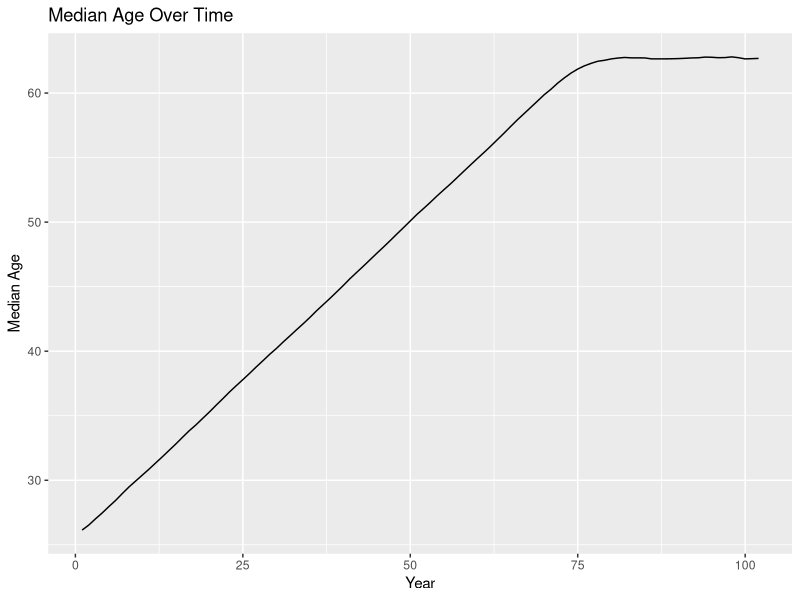
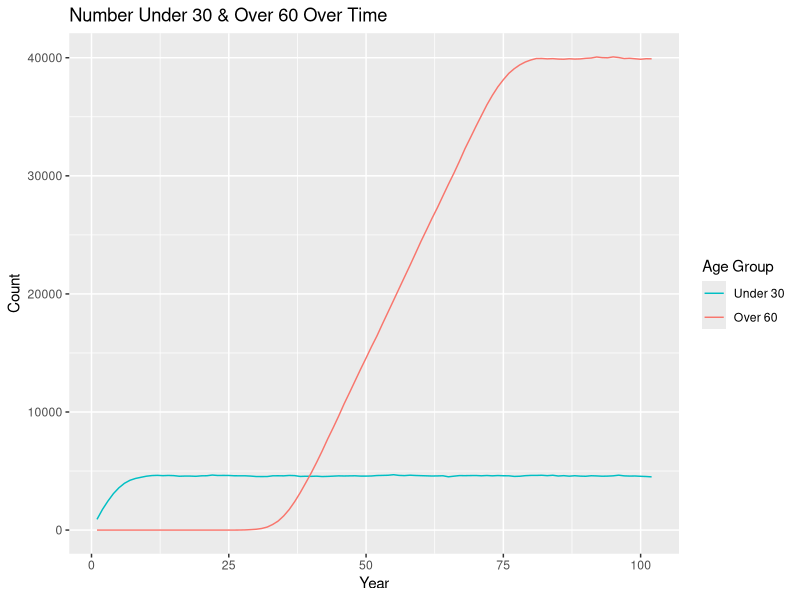
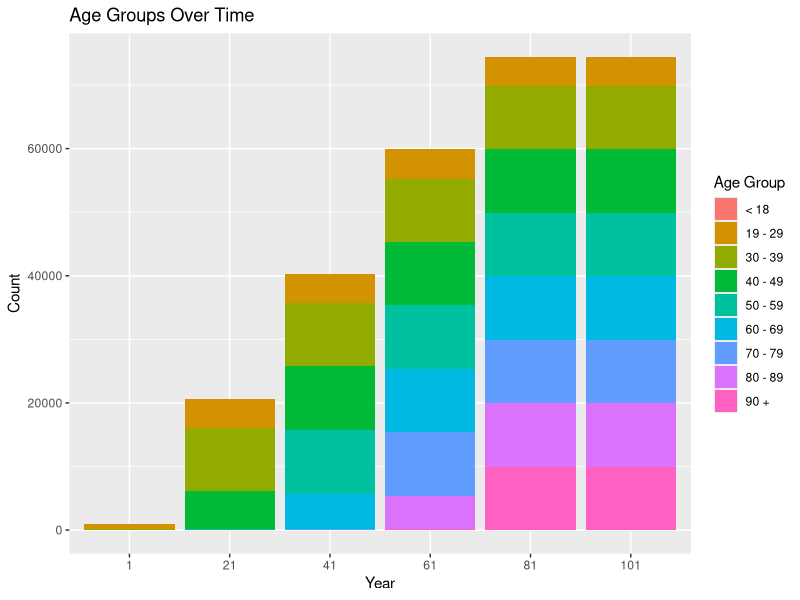
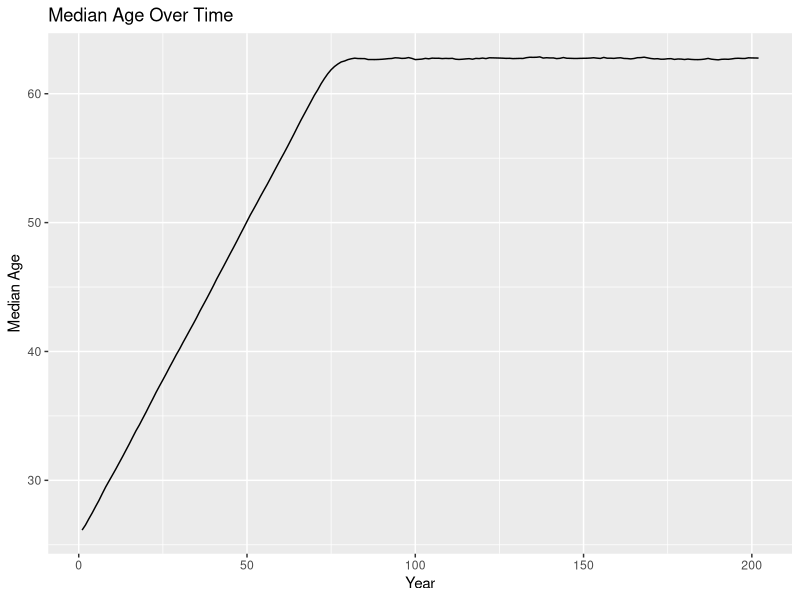
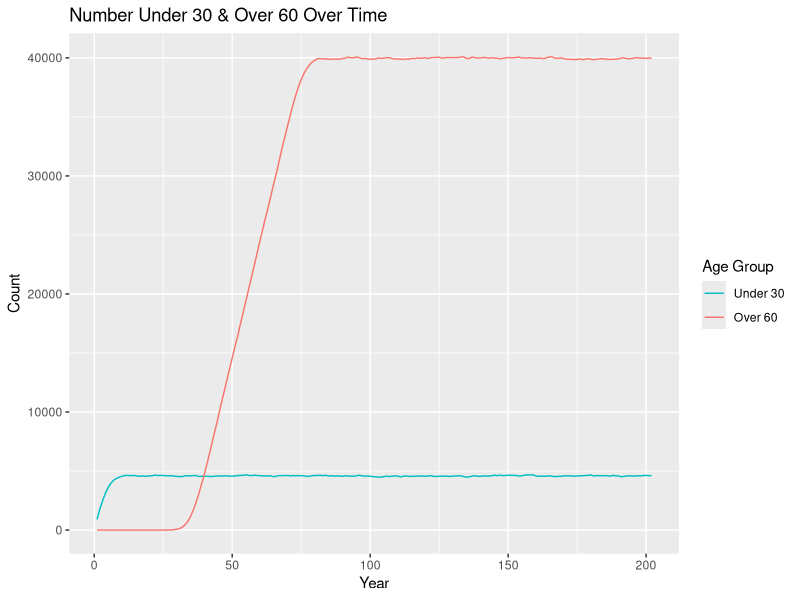
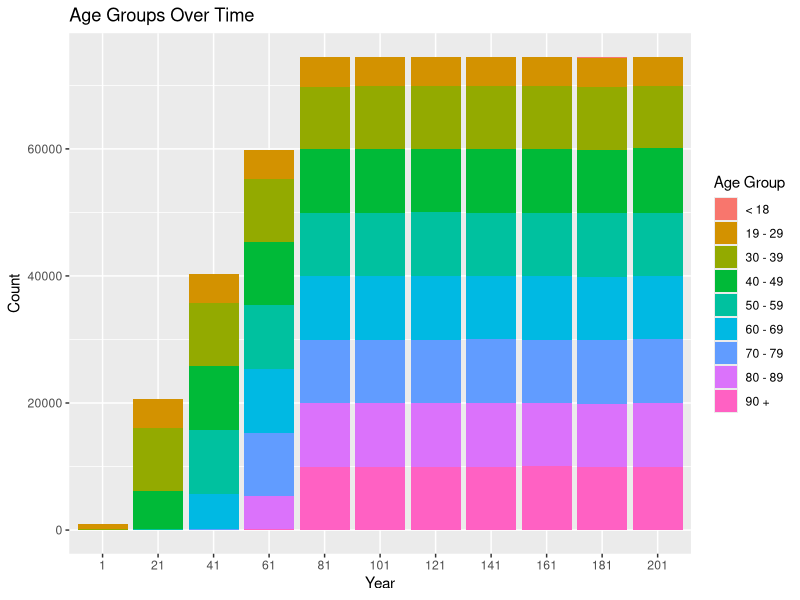

These charts were generated, in order, by the following R code:
## ---- chunk 1
knitr::opts_chunk$set(echo = TRUE)
## ---- chunk 2
library(tidyverse)
## ---- chunk 3
set.seed(12345)
## ---- chunk 4
population <- 
  rnorm(n = 1000, mean = 26, sd = 3) %>% 
  enframe() %>% 
  select(value) %>% 
  rename(original_age = value) %>% 
  mutate(current_age = original_age, years_incarcerated = 0) %>% 
  mutate(odds_of_removal = case_when(current_age < 19 ~ 0.007,
                                     current_age >= 19 & current_age < 30 ~ 0.0013,
                                     current_age >= 30 & current_age < 40 ~ 0.0019,
                                     current_age >= 40 & current_age < 50 ~ 0.0040,
                                     current_age >= 50 & current_age < 60 ~ 0.0088,
                                     current_age >= 60 & current_age < 70 ~ 0.0178,
                                     current_age >= 70 & current_age < 80 ~ 0.0439,
                                     current_age >= 80 & current_age < 90 ~ 0.1345,
                                     current_age >= 90 ~ 0.1345))
  # mutate(eligible_for_parole = FALSE)

overall <-
  tibble(year = 1, total_population = nrow(population), 
         median_age = median(population$current_age)) %>% 
  mutate("< 18" = pull(count(filter(population, current_age < 19))),
         "19 - 29" = pull(count(filter(population, current_age >= 19 & current_age < 30))),
         "30 - 39" = pull(count(filter(population, current_age >= 30 & current_age < 40))),
         "40 - 49" = pull(count(filter(population, current_age >= 40 & current_age < 50))),
         "50 - 59" = pull(count(filter(population, current_age >= 50 & current_age < 60))),
         "60 - 69" = pull(count(filter(population, current_age >= 60 & current_age < 70))),
         "70 - 79" = pull(count(filter(population, current_age >= 70 & current_age < 80))),
         "80 - 89" = pull(count(filter(population, current_age >= 80 & current_age < 90))),
         "90 +" = pull(count(filter(population, current_age >= 90))))
## ---- chunk 5
one_year_population <- function(data) {
  # age & years incarcerated increases by 1
  data$current_age <- data$current_age + 1
  data$years_incarcerated <- data$years_incarcerated + 1
  
  # randomly removes 1 percent
  data <- data[-sample(x = 1:nrow(population), size = 0.01*nrow(population), 
                       prob = population$odds_of_removal),]
  
  # adds 1000 more
  incoming <- 
    rnorm(n = 1000, mean = 26, sd = 3) %>% 
    enframe() %>% 
    select(value) %>% 
    rename(original_age = value) %>% 
    mutate(current_age = original_age, years_incarcerated = 0) %>% 
    mutate(odds_of_removal = case_when(current_age < 19 ~ 0.007,
                                       current_age >= 19 & current_age < 30 ~ 0.0013,
                                       current_age >= 30 & current_age < 40 ~ 0.0019,
                                       current_age >= 40 & current_age < 50 ~ 0.0040,
                                       current_age >= 50 & current_age < 60 ~ 0.0088,
                                       current_age >= 60 & current_age < 70 ~ 0.0178,
                                       current_age >= 70 & current_age < 80 ~ 0.0439,
                                       current_age >= 80 & current_age < 90 ~ 0.1345,
                                       current_age >= 90 ~ 0.1345))
    #mutate(eligible_for_parole = FALSE)
  data <- rbind(data, incoming)
  
  # removes any observations with age greater than 100
  data <- data %>% 
    filter(current_age < 100)
}

one_year_overall <- function(data, p) {
    incoming <-
      tibble(year = last(data$year) + 1, total_population = nrow(p),
             median_age = median(p$current_age)) %>% 
        mutate("< 18" = pull(count(filter(p, current_age < 19))),
               "19 - 29" = pull(count(filter(p, current_age >= 19 & current_age < 30))),
               "30 - 39" = pull(count(filter(p, current_age >= 30 & current_age < 40))),
               "40 - 49" = pull(count(filter(p, current_age >= 40 & current_age < 50))),
               "50 - 59" = pull(count(filter(p, current_age >= 50 & current_age < 60))),
               "60 - 69" = pull(count(filter(p, current_age >= 60 & current_age < 70))),
               "70 - 79" = pull(count(filter(p, current_age >= 70 & current_age < 80))),
               "80 - 89" = pull(count(filter(p, current_age >= 80 & current_age < 90))),
               "90 +" = pull(count(filter(p, current_age >= 90))))
    data <- rbind(data, incoming)
}
## ---- chunk 6
population <- one_year_population(population)
overall <- one_year_overall(overall, population)

# extend 100 years until stable
test_population <- population
test_overall <- overall
for (i in 1:100) {
  test_population <- one_year_population(test_population)
  test_overall <- one_year_overall(test_overall, test_population)
}
## ---- chunk 7
ggplot(data = test_overall, mapping = aes(x = year, y = median_age)) +
  geom_line() +
  labs(title = "Median Age Over Time", x = "Year", y = "Median Age")

test_overall %>% 
  mutate(under_30 = `19 - 29` + `< 18`, 
         over_60 = `60 - 69` + `70 - 79` + `80 - 89` + `90 +`) %>% 
  select(year, under_30, over_60) %>% 
  ggplot(data = ., mapping = aes(x = year, group = 1)) +
  geom_line(mapping = aes(y = under_30, color = "under_30")) +
  geom_line(mapping = aes(y = over_60, color = "over_60")) +
  labs(title = "Number Under 30 & Over 60 Over Time", x = "Year", y = "Count") +
  scale_color_discrete(name = "Age Group",
                       breaks = c("under_30", "over_60"), labels = c("Under 30", "Over 60"))

test_overall_long <- test_overall %>% 
  select(year, `< 18`:`90 +`) %>% 
  mutate(year = as.character(year)) %>% 
  pivot_longer(-year, names_to = "age_group", values_to = "count") %>% 
  filter(year == "1" | year == "21" | year == "41" | year == "61" | year == "81" | year == "101")

ggplot(data = test_overall_long, mapping = aes(x = year, y = count, fill = age_group)) +
  geom_bar(position = "stack", stat = "identity") +
  labs(title = "Age Groups Over Time", x = "Year", y = "Count") +
  scale_x_discrete(limits = c("1", "21", "41", "61", "81", "101")) +
  scale_fill_discrete(name = "Age Group",
                      breaks = c("< 18", "19 - 29", "30 - 39", "40 - 49", "50 - 59", "60 - 69",
                                 "70 - 79", "80 - 89", "90 +"))
## ---- chunk 8
bar_race <- test_overall %>% 
  select(year, `< 18`:`90 +`) %>% 
  mutate(year = as.character(year)) %>% 
  pivot_longer(-year, names_to = "age_group", values_to = "count") %>% 
  pivot_wider(names_from = "year", values_from = "count")
## ---- chunk 9
test_population_e <- test_population
test_overall_e <- test_overall
for (i in 1:100) {
  test_population_e <- one_year_population(test_population_e)
  test_overall_e <- one_year_overall(test_overall_e, test_population_e)
}
## ---- chunk 10
ggplot(data = test_overall_e, mapping = aes(x = year, y = median_age)) +
  geom_line() +
  labs(title = "Median Age Over Time", x = "Year", y = "Median Age")

test_overall_e %>% 
  mutate(under_30 = `19 - 29` + `< 18`, 
         over_60 = `60 - 69` + `70 - 79` + `80 - 89` + `90 +`) %>% 
  select(year, under_30, over_60) %>% 
  ggplot(data = ., mapping = aes(x = year, group = 1)) +
  geom_line(mapping = aes(y = under_30, color = "under_30")) +
  geom_line(mapping = aes(y = over_60, color = "over_60")) +
  labs(title = "Number Under 30 & Over 60 Over Time", x = "Year", y = "Count") +
  scale_color_discrete(name = "Age Group",
                       breaks = c("under_30", "over_60"), labels = c("Under 30", "Over 60"))

test_overall_e_long <- test_overall_e %>% 
  select(year, `< 18`:`90 +`) %>% 
  mutate(year = as.character(year)) %>% 
  pivot_longer(-year, names_to = "age_group", values_to = "count") %>% 
  filter(year == "1" | year == "21" | year == "41" | year == "61" | year == "81" | 
           year == "101" | year == "121" | year == "141" | year == "161" | year == "181" |
           year == "201")

ggplot(data = test_overall_e_long, mapping = aes(x = year, y = count, fill = age_group)) +
  geom_bar(position = "stack", stat = "identity") +
  labs(title = "Age Groups Over Time", x = "Year", y = "Count") +
  scale_x_discrete(limits = c("1", "21", "41", "61", "81", "101", "121", "141", "161", "181", 
                              "201")) +
  scale_fill_discrete(name = "Age Group",
                      breaks = c("< 18", "19 - 29", "30 - 39", "40 - 49", "50 - 59", "60 - 69",
                                 "70 - 79", "80 - 89", "90 +"))

bar_race_e <- test_overall_e %>% 
  select(year, `< 18`:`90 +`) %>% 
  mutate(year = as.character(year)) %>% 
  pivot_longer(-year, names_to = "age_group", values_to = "count") %>% 
  pivot_wider(names_from = "year", values_from = "count")
## ---- chunk 11
# NOT TOTALLY FUNCTIONAL!!!
# checks if eligible for parole
# if eligibility has been checked and odds of removal has increased, does not increase again
parole <- function(data) {
  if (data$years_incarcerated > 20 & !data$eligible_for_parole) {
    data$odds_of_removal <- data$odds_of_removal + 0.1
    data$eligible_for_parole <- TRUE
  }
}
